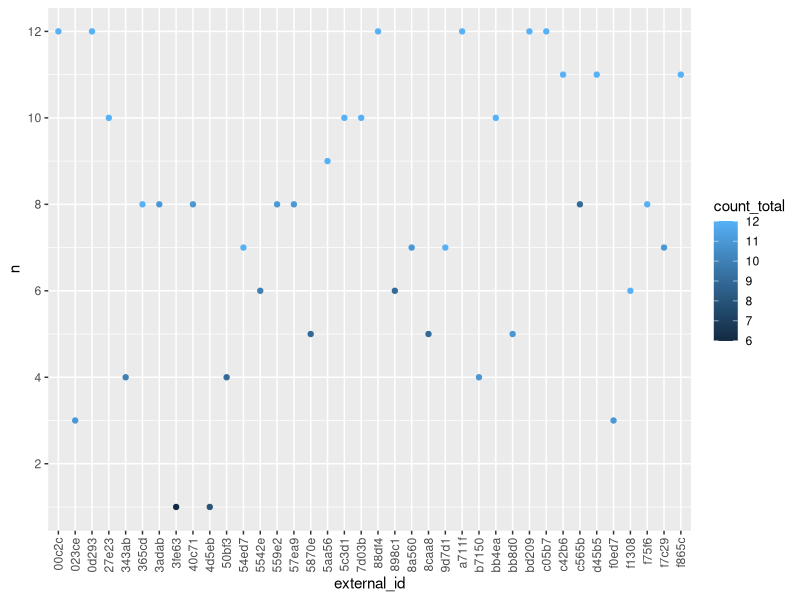
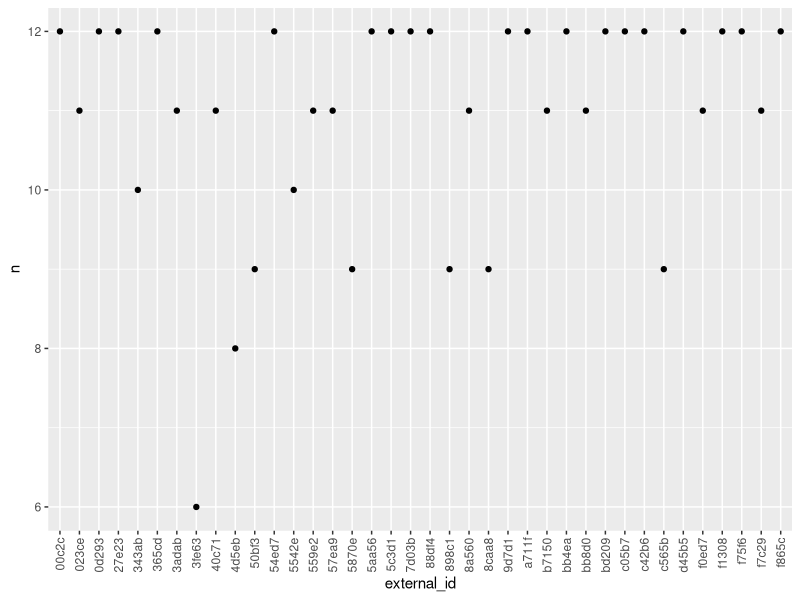
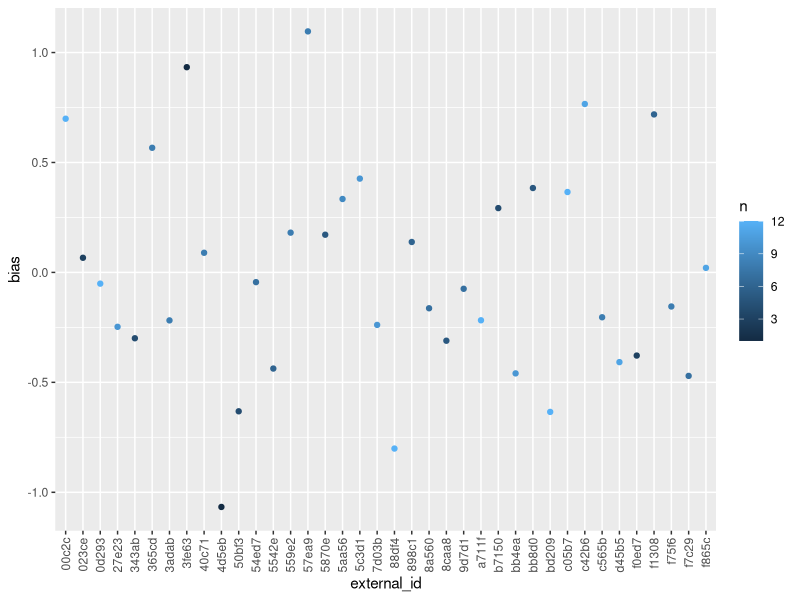
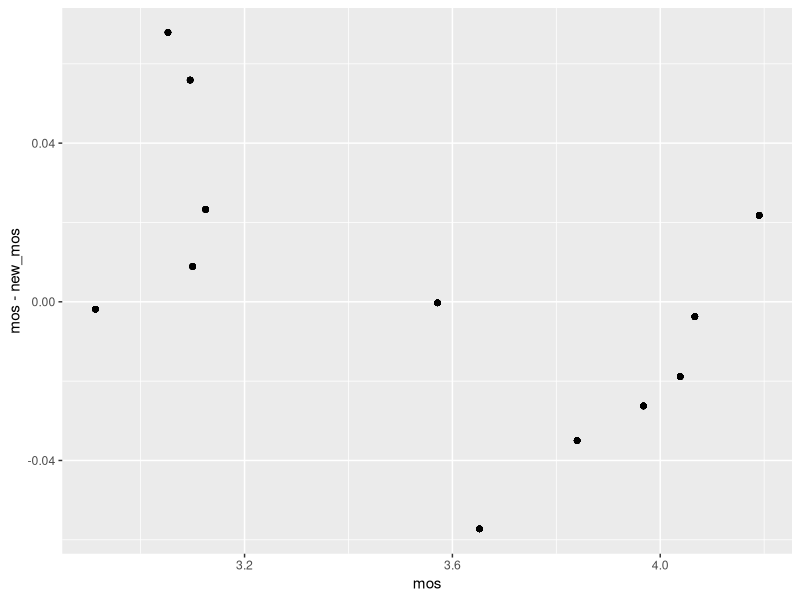

The R source for these figures, in order:
## ---- chunk 1
knitr::opts_chunk$set(echo = TRUE)
library(tidyverse)
## ---- chunk 2
data_by_weeks <- read_csv("phase4_current_results.csv", col_types = "ffnnnnnnnnnnncc")


## ---- chunk 3

data_by_weeks %>%
  group_by(external_id) %>%
  dplyr::summarise(n = sum(n == 7), count_total = n()) %>%
  ggplot(aes(external_id, n, color = count_total)) + geom_point() + 
    theme(axis.text.x = element_text(angle = 90, vjust = 0.5, hjust=1)) + 
    scale_y_continuous(breaks = seq(0, 12, 2)) 

data_by_weeks %>%
  group_by(external_id) %>%
  dplyr::summarise(n = sum(n >= 3)) %>%
  ggplot(aes(external_id, n)) + geom_point() + 
    theme(axis.text.x = element_text(angle = 90, vjust = 0.5, hjust=1)) + 
    scale_y_continuous(breaks = seq(0, 12, 2)) 

data_by_weeks %>%
  filter(n == 7) %>%
  group_by(week) %>%
  dplyr::mutate(mos = mean(q2)) %>%
  ungroup() %>%
  group_by(external_id) %>%
  dplyr::summarize(bias = mean(q2 - mos, na.rm = TRUE), n = n()) %>%
#  mutate(n = as.factor(n)) %>%
  ggplot(aes(external_id, bias, color = n)) + geom_point() + 
    theme(axis.text.x = element_text(angle = 90, vjust = 0.5, hjust=1))

tmp <- data_by_weeks %>%
  filter(n == 7) %>%
  group_by(week) %>%
  mutate(mos = mean(q2)) %>%
  ungroup() 


data_by_weeks %>%
  filter(n == 7) %>%
  group_by(week) %>%
  dplyr::mutate(mos = mean(q2)) %>%
  ungroup() %>%
  group_by(external_id) %>%
  dplyr::mutate(bias = mean(q2 - mos, na.rm = TRUE)) %>%
  ungroup() %>%
  dplyr::mutate(new_q2 = q2 - bias) %>%
  group_by(week, mos) %>%
  dplyr::mutate(new_mos = mean(new_q2)) %>%
  ggplot(aes(mos, mos - new_mos)) + geom_point()

data_with_bias <- data_by_weeks %>%
  filter(n == 7) %>%
  group_by(week) %>%
  dplyr::mutate(mos = mean(q2)) %>%
  ungroup() %>%
  group_by(external_id) %>%
  dplyr::mutate(bias = mean(q2 - mos, na.rm = TRUE)) %>%
  ungroup() %>%
  mutate(new_q2 = q2 - bias) %>%
  group_by(week, mos) %>%
  dplyr::mutate(new_mos = mean(new_q2))

## ---- chunk 4
f_mean <- function(x) {
  tmp <- x[,1]
  tmp[is.na(x[,1])] <- 0
  norm <- rep(1, nrow(x))
  norm[is.na(x[,1])] <- 0
  for (i in c(2:6)){
    tmp_norm <- rep(1, nrow(x))
    tmp_norm[is.na(x[,i])] <- 0
    norm <- norm + tmp_norm
    tmp_na <- x[,i]
    tmp_na[is.na(tmp_na)] <- 0
    tmp <- tmp + tmp_na
  }
  return(tmp / norm)
}

f_lin_last <- function(x) {
  norm <- rep(1, nrow(x))
  norm[is.na(x[,1])] <- 0
  tmp <- x[,1]
  tmp[is.na(x[,1])] <- 0
  tmp <- tmp * norm
  for (i in c(2:6)){
    tmp_norm <- rep(i, nrow(x))
    tmp_norm[is.na(x[,i])] <- 0
    norm <- norm + tmp_norm
    tmp_na <- x[,i]
    tmp_na[is.na(tmp_na)] <- 0
    tmp <- tmp + tmp_na * tmp_norm
  }
  return(tmp / norm)
}

f_lin_first <- function(x) {
  norm <- rep(6, nrow(x))
  norm[is.na(x[,1])] <- 0
  tmp <- x[,1]
  tmp[is.na(x[,1])] <- 0
  tmp <- tmp * norm
  for (i in c(2:6)){
    tmp_norm <- rep(7-i, nrow(x))
    tmp_norm[is.na(x[,i])] <- 0
    norm <- norm + tmp_norm
    tmp_na <- x[,i]
    tmp_na[is.na(tmp_na)] <- 0
    tmp <- tmp + tmp_na * tmp_norm
  }
  return(tmp / norm)
}

f_lin_ends <- function(x) {
  norm <- rep(3, nrow(x))
  norm[is.na(x[,1])] <- 0
  tmp <- x[,1]
  tmp[is.na(x[,1])] <- 0
  tmp <- tmp * norm
  for (i in c(2:6)){
    tmp_norm <- rep(ceiling(abs(3.5 - i)), nrow(x))
    tmp_norm[is.na(x[,i])] <- 0
    norm <- norm + tmp_norm
    tmp_na <- x[,i]
    tmp_na[is.na(tmp_na)] <- 0
    tmp <- tmp + tmp_na * tmp_norm
  }
  return(tmp / norm)
}

data_by_weeks$f_mean = f_mean(as.matrix(data_by_weeks[,c("mo", "tu", "we", "th", "fr", "sa")]))
data_by_weeks$f_lin_last = f_lin_last(as.matrix(data_by_weeks[,c("mo", "tu", "we", "th", "fr", "sa")]))
data_by_weeks$f_lin_first = f_lin_first(as.matrix(data_by_weeks[,c("mo", "tu", "we", "th", "fr", "sa")]))
data_by_weeks$f_lin_ends = f_lin_ends(as.matrix(data_by_weeks[,c("mo", "tu", "we", "th", "fr", "sa")]))

data_by_weeks$res_mean <- data_by_weeks$f_mean - data_by_weeks$q2
data_by_weeks$res_last <-data_by_weeks$f_lin_last - data_by_weeks$q2
data_by_weeks$res_first <-data_by_weeks$f_lin_first - data_by_weeks$q2
data_by_weeks$res_ends <-data_by_weeks$f_lin_ends - data_by_weeks$q2

